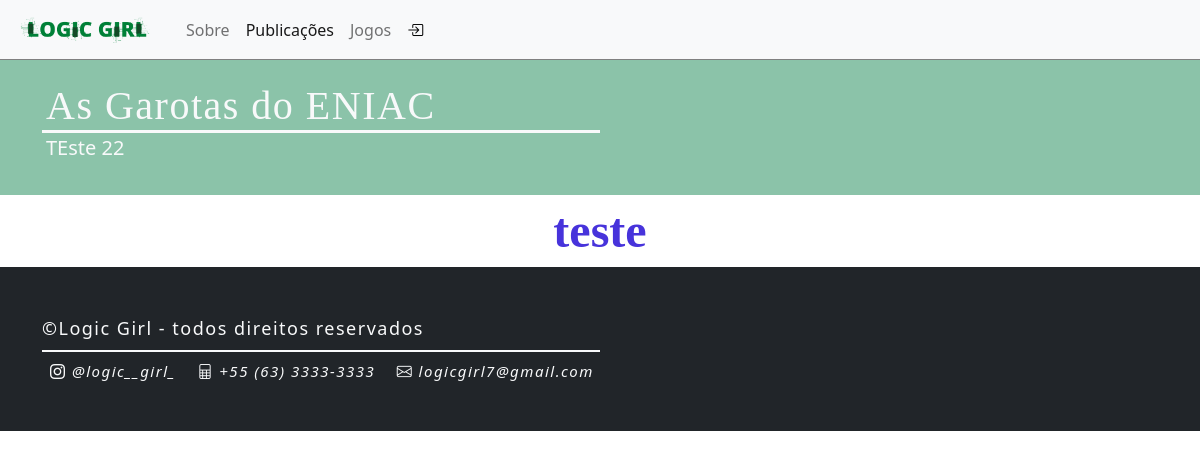
Screenshot of /Post/As-Garotas-do-ENIAC with the database file from the repository.
### app_posts/models.py (models this page shows, shortened)
class Publicacao(models.Model):
    UID = models.CharField("Código UID da publicação", max_length=200, null=True, blank=True)
    titulo = models.CharField("Título da publicação", max_length=150)
    resumo = models.TextField("Resumo da publicação", max_length=500, null=True, blank=True)
    conteudo = models.TextField("Conteúdo [ HTML + Bootstrap ]", max_length=10000, null=True, blank=True)
    autor = models.ForeignKey(Usuario,on_delete=models.CASCADE)
    image = models.CharField("Imagem de perfil do Usuario",max_length=10000, null=True, blank=True)
    data_publicacao = models.DateField("Data de Publicação", null=True, blank=True)
    tipos = (
        ("0","POST"),
        ("1","JOGO"),
    )
    tipo = models.CharField("Tipo da Publicação", max_length=5, choices=tipos, null = True, blank = True, default=tipos[0])
    estados = (
        ("0","salvo"),
        ("1","revisão"),
        ("2","revisado"),
        ("3","publicado"),
    )
    status = models.CharField("Status da Publicação", max_length=15, choices=estados, null = True, blank = True, default=estados[0])
    class Meta:
        verbose_name = "Publicação"
        verbose_name_plural = "Publicações"

### app_posts/views.py (the view)
# urls.py: path('Post/',Publicacoes,name="Publicacoes"),
def Post(request, uid):
    if Publicacao.objects.filter(UID = uid):
        post = Publicacao.objects.get(UID = uid)
        edicao = False
        if request.user.is_authenticated:
            user = Usuario.objects.get(username = request.user.username)
            if user == post.autor:
                edicao = True
        return render(request, 'Post.html', {
            "title":post.titulo,
            "navActive":"Publicacoes",
            "edicao":edicao,
            "post":post,
        })
    else:
        return render(request, 'Erro.html', {
            "title":"ERROR",
            "navActive":"ERRO",
            "msg":"'Publicação não encontrada!'"
        })

### app_posts/templates/Post.html (shortened to what this page needs)
{% extends 'base.html' %}
{% block page %}
    <div class="container-fluid bg bg-success py-3 bg-opacity-50">
        <div class="container py-2">
            <div class="titulo w-100 py-2 d-flex align-items-start flex-column">
                <h3 class="fs-1 px-1 my-0 text-light" style="font-family: fantasy; letter-spacing: 1.5px;">{{post.titulo}}</h3>
                <div class="linha w-50 bg bg-light" style="height: 3px;"></div>
                <p name="resumo" class="edit-resumo fs-5 px-1 my-0 text-light">{{post.resumo}}</p>
            </div>
        </div>
    </div>
    {{post.conteudo | safe }}
{% endblock %}

### rows the page displays
Publicacao: titulo "As Garotas do ENIAC", resumo "TEste 22", conteudo "teste"
